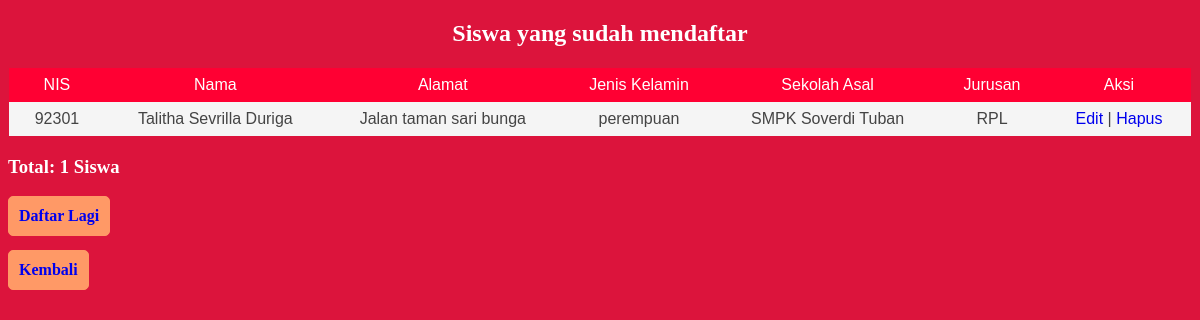
Page /search.php?cari=Talitha Sevrilla Duriga on the committed database.
### tables this page shows
CREATE TABLE `siswa` (
  `nis` int(30) NOT NULL,
  `nama` varchar(50) NOT NULL,
  `alamat` varchar(50) NOT NULL,
  `jenis_kelamin` varchar(50) NOT NULL,
  `sekolah_asal` varchar(50) NOT NULL,
  `jurusan` varchar(50) NOT NULL
);

### search.php (the view, shortened to what this page needs)
<?php include("koneksi.php");?>
<!DOCTYPE html>
<html>
	<head>
		<link rel="stylesheet" href="tabel.css"/>
	</head>
	<body>
		<header>
			<h2>Siswa yang sudah mendaftar</h2>
		</header>
    <table class="table1">
    <thead>
        <tr>
			<th>NIS</th>
            <th>Nama</th>
            <th>Alamat</th>
            <th>Jenis Kelamin</th>
            <th>Sekolah Asal</th>
            <th>Jurusan</th>
			<th colspan="2">Aksi</th>
        </tr>
    </thead>
    <tbody>
        <?php
		$cari = $_GET['cari'];
        $sql = "SELECT * FROM siswa WHERE nama LIKE '%$cari%'";
        $query = mysqli_query($connect, $sql);
        while($siswa = mysqli_fetch_array($query)){
            echo "<tr>";
            echo "<td>".$siswa['nis']."</td>";
            echo "<td>".$siswa['nama']."</td>";
            echo "<td>".$siswa['alamat']."</td>";
            echo "<td>".$siswa['jenis_kelamin']."</td>";
            echo "<td>".$siswa['sekolah_asal']."</td>";
			echo "<td>".$siswa['jurusan']."</td>";
            echo "<td>";
            echo "<a href='form-edit.php?nis=".$siswa['nis']."'>Edit</a> | ";
            echo "<a href='hapus.php?nis=".$siswa['nis']."'>Hapus</a>";
            echo "</td>";
            echo "</tr>";
        }
        ?>
    </tbody>
    </table>
    <h3><p>Total: <?php echo mysqli_num_rows($query) ?> Siswa</p></h3>
	<div class="button">
        <a href="form-daftar.php">Daftar Lagi</a>
	</div>
	<br>
	<br>
	<br>
	<div class="button">
		<a href="index.php">Kembali</a>
	</div>
    </body>
</html>

### tabel.css (style rules this page uses)
* { box-sizing: border-box; }
header { text-align: center; color: #ffffff; }
body { background-color: #DC143C; }
.table1 { font-family: sans-serif; color: #444; border-collapse: collapse; width: 100%; border: 1px solid #DC143C; }
.table1 tr th { background: #FF0033; color: #fff; font-weight: normal; }
.table, th, td { padding: 8px 20px; text-align: center; }
.table1 tr { background-color: #f5f5f5; }
p { text-align: left; color: #ffffff; }
a { text-decoration: none; }
.button { cursor:pointer; display: block; color: white; float: left; background: #ff9966; padding:10px; border-radius: 5px; border: 1px solid #ff9966; font-weight: bolder; text-decoration: none; }
.button a { text-decoration: none; }

### rows in the picture
siswa: nis "92301", nama "Talitha Sevrilla Duriga", alamat "Jalan taman sari bunga", jenis_kelamin "perempuan", sekolah_asal "SMPK Soverdi Tuban", jurusan "RPL"

### other values in the picture
mysqli_num_rows($query) "1"
